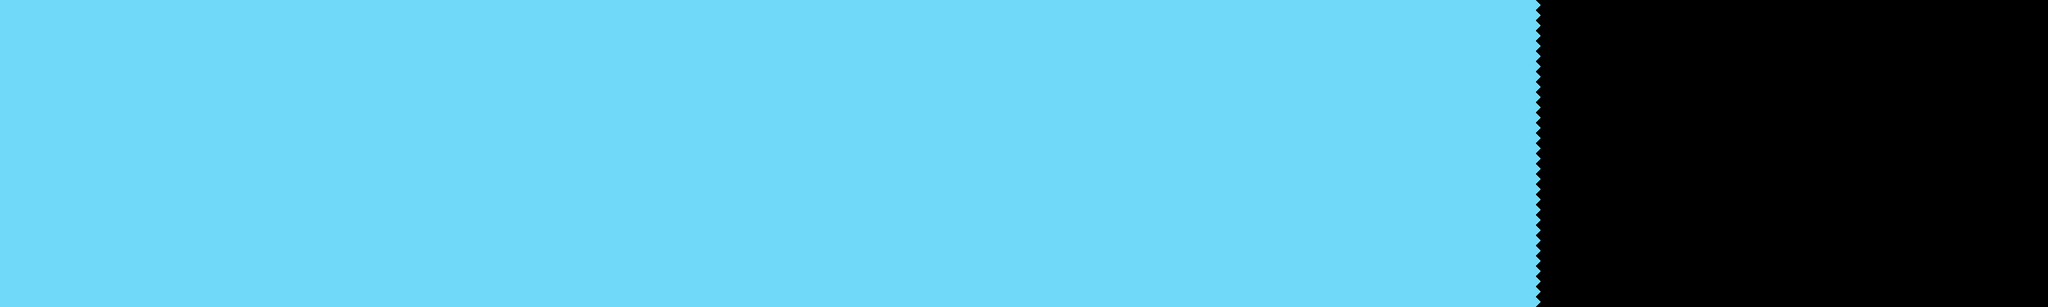

The image is a tile-based game level rendered from a .tmx file. Its description and source (layers, tilesets, objects; grid data summarised) follow:
An orthogonal 200x30 tile map with 16x16 px tiles, 2 tile layers (bg2, background).

<map version="1.8" tiledversion="1.8.5" orientation="orthogonal" renderorder="right-down" width="200" height="30" tilewidth="16" tileheight="16" infinite="0" nextlayerid="3" nextobjectid="1">
 <tileset firstgid="1" name="tileset" tilewidth="16" tileheight="16" tilecount="1204" columns="43">
  <image source="../effects_UI_tiles/tileset.png" width="688" height="450" />
 </tileset>
 <layer id="2" name="bg2" width="200" height="30">
  <data>[6000 cells, 6000 non-empty, 1 distinct tile ids]</data>
 </layer>
 <layer id="1" name="background" width="200" height="30">
  <data>[6000 cells, 1500 non-empty, 2 distinct tile ids]</data>
 </layer>
</map>
